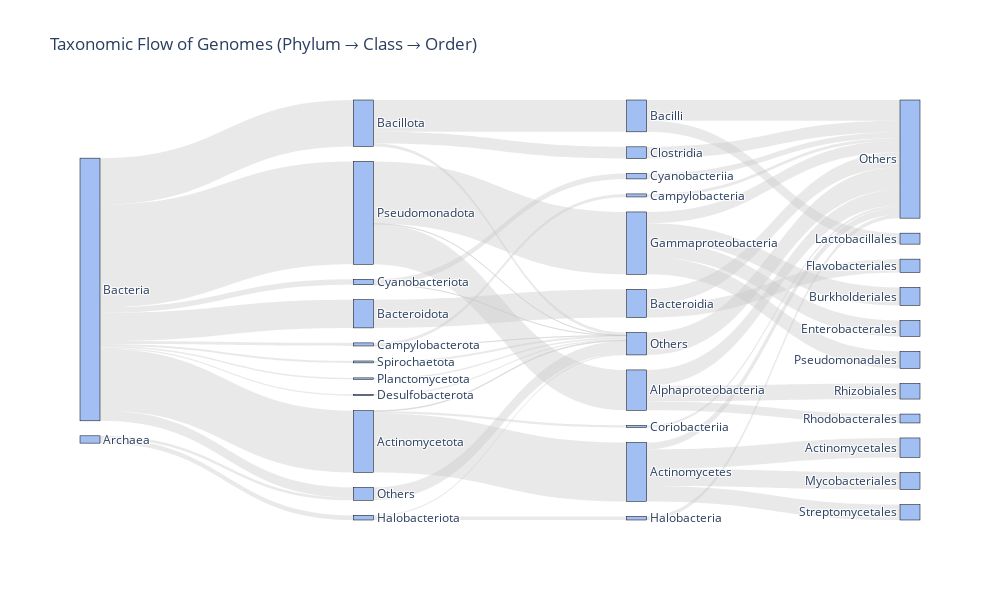

Notebook code cell kept with this figure:
### Code cell
# 1. Isolateデータのみ抽出 & 必要な階層の定義
levels = ['domain', 'phylum', 'class', 'order']
top_n = 10 # 各階層で表示する上位カテゴリー数

# 2. 階層名のクリーニング (p__, c__ などを削除)
for col in levels:
    if col in df.columns:
        df[col] = df[col].astype(str).str.replace(r'^[a-z]__', '', regex=True)
    else:
        df[col] = "Unknown"

# 3. サンキーダイアグラム用のデータ構造（Source -> Target）を作成する関数
def prepare_sankey_data(df, levels, top_n=10):
    labels = []
    sources = []
    targets = []
    values = []
    
    # ノード（ラベル）のリストを作成
    # 同じ名前（例: "Unknown"）が別の階層にあっても区別できるよう、(階層名, 値) で管理
    unique_nodes = []
    for i, level in enumerate(levels):
        # その階層のTop Nを抽出
        top_counts = df[level].value_counts()
        top_items = top_counts.nlargest(top_n).index.tolist()
        
        # DataFrame上の値を "Others" に置換した一時列を作る
        col_name = f"{level}_masked"
        df[col_name] = df[level].apply(lambda x: x if x in top_items else 'Others')
        
        # ノード登録
        unique_nodes.extend([(i, name) for name in df[col_name].unique()])

    # ノード名からインデックスへの辞書
    node_map = {node: i for i, node in enumerate(unique_nodes)}
    labels = [name for _, name in unique_nodes]
    
    # リンク（Source -> Target）の計算
    for i in range(len(levels) - 1):
        src_col = f"{levels[i]}_masked"
        tgt_col = f"{levels[i+1]}_masked"
        
        # Groupbyでペアの件数を数える
        flow_counts = df.groupby([src_col, tgt_col]).size().reset_index(name='count')
        
        for _, row in flow_counts.iterrows():
            src_node = (i, row[src_col])
            tgt_node = (i+1, row[tgt_col])
            
            sources.append(node_map[src_node])
            targets.append(node_map[tgt_node])
            values.append(row['count'])
            
    return labels, sources, targets, values

# データ生成
labels, sources, targets, values = prepare_sankey_data(df, levels, top_n=10)

# 4. 描画
fig = go.Figure(data=[go.Sankey(
    node = dict(
        pad = 15,
        thickness = 20,
        line = dict(color = "black", width = 0.5),
        label = labels,
        color = "rgba(100, 149, 237, 0.6)" # ノードの色（落ち着いた青）
    ),
    link = dict(
        source = sources,
        target = targets,
        value = values,
        color = "rgba(200, 200, 200, 0.4)" # リンクの色（薄いグレーで半透明に）
    )
)])

fig.update_layout(
    title_text="Taxonomic Flow of Genomes (Phylum → Class → Order)",
    font_size=12,
    height=600,
    width=1000
)

fig.show()

### Figure 1 — Plotly figure (JSON) as saved in the notebook; plotly's stock layout.template omitted (floating-point values rounded to 4 significant figures)
{"data": [{"link": {"color": "rgba(200, 200, 200, 0.4)", "source": [1, 1, 0, 0, 0, 0, 0, 0, 0, 0, 0, 0, 5, 5, 5, 3, 3, 3, 2, 6, 6, 8, 8, 10, 12, 12, 7, 9, 4, 4, 4, 11, 16, 16, 16, 16, 17, 17, 17, 14, 14, 13, 13, 18, 21, 22, 20, 15, 15, 15, 15, 23, 19], "target": [12, 7, 5, 3, 2, 6, 8, 10, 7, 9, 4, 11, 16, 22, 19, 14, 21, 19, 13, 18, 19, 20, 19, 19, 23, 19, 19, 19, 17, 15, 19, 19, 31, 30, 28, 33, 28, 32, 34, 25, 28, 24, 28, 28, 28, 28, 28, 26, 27, 28, 29, 28, 28], "value": [590, 319, 7674, 5771, 3506, 383, 675, 169, 1278, 179, 12785, 236, 7321, 269, 84, 3958, 1451, 362, 3506, 377, 6, 673, 2, 169, 450, 140, 1597, 179, 5021, 7751, 13, 236, 2414, 2128, 852, 1927, 1969, 1945, 1107, 1365, 2593, 1649, 1857, 377, 1451, 269, 673, 2239, 1988, 1409, 2115, 450, 2788]}, "node": {"color": "rgba(100, 149, 237, 0.6)", "label": ["Bacteria", "Archaea", "Bacteroidota", "Bacillota", "Pseudomonadota", "Actinomycetota", "Campylobacterota", "Others", "Cyanobacteriota", "Planctomycetota", "Desulfobacterota", "Spirochaetota", "Halobacteriota", "Bacteroidia", "Bacilli", "Gammaproteobacteria", "Actinomycetes", "Alphaproteobacteria", "Campylobacteria", "Others", "Cyanobacteriia", "Clostridia", "Coriobacteriia", "Halobacteria", "Flavobacteriales", "Lactobacillales", "Burkholderiales", "Enterobacterales", "Others", "Pseudomonadales", "Mycobacteriales", "Actinomycetales", "Rhizobiales", "Streptomycetales", "Rhodobacterales"], "line": {"color": "black", "width": 0.5}, "pad": 15, "thickness": 20}, "type": "sankey"}], "layout": {"font": {"size": 12}, "height": 600, "title": {"text": "Taxonomic Flow of Genomes (Phylum → Class → Order)"}, "width": 1000}}
